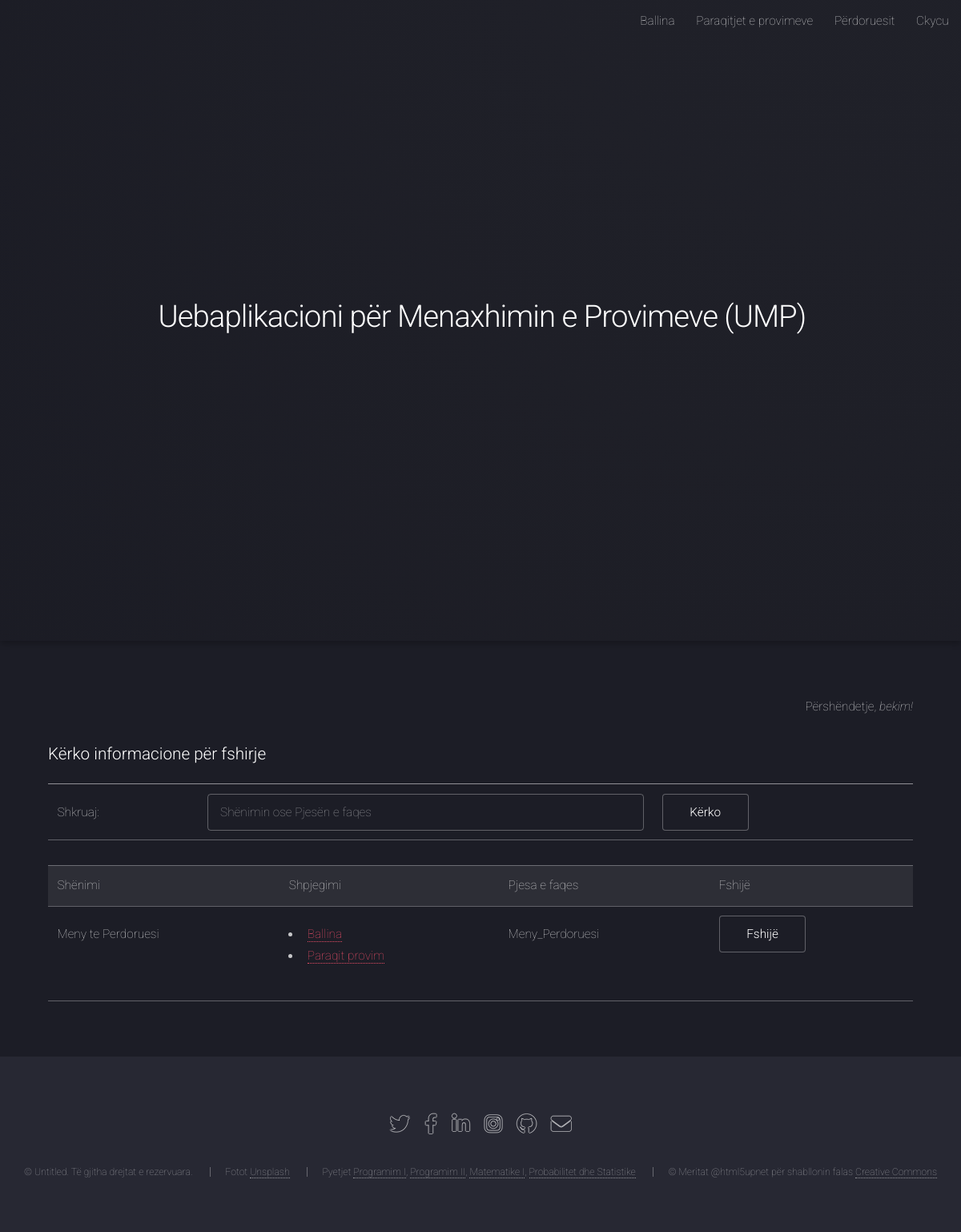
The app's page /ModuliAdministratorit/fshije_informacione_forma.php?term=Meny te Perdoruesi (signed in) with its own data.
### tables this page shows
CREATE TABLE `ump_informacionet` (
  `ID_Info` int(11) NOT NULL,
  `Shenimi` varchar(100) NOT NULL,
  `Shpjegimi` varchar(10000) NOT NULL,
  `Pjesa_Faqes` varchar(50) NOT NULL
);

CREATE TABLE `ump_perdoruesit` (
  `ID_Perdoruesi` int(11) NOT NULL,
  `Emri_Perdoruesi` varchar(30) NOT NULL,
  `Fjalekalimi_Perdoruesi` varchar(30) NOT NULL,
  `Adresa_Perdoruesi` varchar(50) NOT NULL,
  `Email_Perdoruesi` varchar(50) NOT NULL
);

### ModuliAdministratorit/kontrollo.php (called while the page is built, shortened)
<?php
include('konfiguro.php');
$kontrollo_perdorues=$_SESSION['Emri_Perdoruesi'];
$starto_deklarate = mysqli_query($lidhu,"SELECT Emri_Perdoruesi FROM ump_perdoruesit WHERE Emri_Perdoruesi='$kontrollo_perdorues' ");
$rreshti=mysqli_fetch_array($starto_deklarate,MYSQLI_ASSOC);
$kycu_perdorues=$rreshti['Emri_Perdoruesi'];
?>

### ModuliAdministratorit/fshije_informacione_forma.php (the view, shortened to what this page needs)
<?php
	include("kontrollo.php");
?>
<?php
include_once("konfiguro.php");
?>
<!DOCTYPE HTML>
<html>
	<head>
		<link rel="stylesheet" href="assets/css/main.css" />
	</head>
	<body class="is-preload landing">
		<div id="page-wrapper">
				<header id="header">
					<?php include_once("meny.php"); ?>
			</header>
		<?php include_once("fillimi_faqes.php"); ?>
		<div id="main" class="wrapper style1">
			<div class="container">
						<section>
							<p style="text-align:right;">Përshëndetje, <em><?php  echo $kycu_perdorues;?>!</em></p>
						</section>
						<section>
								<form method="post" action="">
								<table>
									<tr>
									<h3>Kërko informacione për fshirje</h3>
									</tr>
									<tr>
										<td>
											Shkruaj:
										</td>
										<td>
											<input type="text" name="term" placeholder="Shënimin ose Pjesën e faqes"/>
										</td>
										<td> <input type="submit" value="Kërko" /></td>
									</tr>
								</table>
								</form>
						</section>
						<section>
								<div class="table-wrapper">
								<table border="0">
									<div class="table-wrapper">
										<tr bgcolor='#CCCCCC'>
											<td>Shënimi</td>
											<td>Shpjegimi</td>
											<td>Pjesa e faqes</td>
											<td>Fshijë</td>
										</tr>
												<?php
												if (!empty($_REQUEST['term'])) {
												$term = mysqli_real_escape_string
												($lidhu,$_REQUEST['term']);
												$deklarate = mysqli_query($lidhu,
												"SELECT * FROM ump_informacionet
												WHERE Shenimi LIKE '%".$term."%'
												OR  Pjesa_Faqes LIKE '%".$term."%'");
												while($rreshti = mysqli_fetch_array($deklarate)) {
														echo "<tr>";
														echo "<td>".$rreshti['Shenimi']."</td>";
														echo "<td>".$rreshti['Shpjegimi']."</td>";
														echo "<td>".$rreshti['Pjesa_Faqes']."</td>";
														echo "<td><a href=\"fshije_informacione.php?ID_Info=$rreshti[ID_Info]\" onClick=\"return confirm('A jeni te sigurt se deshironi te fshini informacionin?')\"
														class='button' class='button primary'>Fshijë</a></td></tr>";
													}
												}
												?>
									</div>
								</table>
							</div>
						</section>
			</div>
		</div>
	</div>
				<?php include_once("fundi_faqes.php"); ?>
	</body>
</html>

### ModuliAdministratorit/meny.php (shortened to what this page needs)
<?php
	$rezultati = mysqli_query($lidhu, "SELECT * FROM ump_informacionet WHERE Pjesa_Faqes='Meny_Administratori'");
	while ($rreshti = mysqli_fetch_assoc($rezultati)) {
	  extract($rreshti);
		 echo $Shpjegimi;
		}
?>

### ModuliAdministratorit/fillimi_faqes.php (shortened to what this page needs)
		<?php
				$rezultati = mysqli_query($lidhu, "SELECT * FROM ump_informacionet WHERE Pjesa_Faqes='Fillimi'");
				while ($rreshti = mysqli_fetch_assoc($rezultati)) {
				  extract($rreshti);
		?>
	<section id="banner">
			<div class="content">
				<header>
					<h2><?php echo $Shenimi ?></h2>
				</header>
			</div>
	</section>
<?php } ?>

### ModuliAdministratorit/fundi_faqes.php (shortened to what this page needs)
<footer id="footer">
		<ul class="icons">
					<?php
								$rezultati = mysqli_query($lidhu, "SELECT * FROM ump_informacionet WHERE Pjesa_Faqes='Fundi_RrjetetSociale'");
								while ($rreshti = mysqli_fetch_assoc($rezultati)) {
								  extract($rreshti);
					?>
					<?php echo $Shpjegimi; ?>
					<?php } ?>
		</ul>
		<ul class="copyright">
						<?php
						$rezultati = mysqli_query($lidhu, "SELECT * FROM ump_informacionet WHERE Pjesa_Faqes='Fundi_EdrejtaAutoriale'");
						while ($rreshti = mysqli_fetch_assoc($rezultati)) {
						  extract($rreshti);
						?>
			<?php echo $Shpjegimi; ?>
					<?php } ?>
		</ul>
</footer>

### records on screen
ump_informacionet: Shpjegimi "Ballina Paraqitjet e provimeve Përdoruesit Ckycu"
ump_informacionet: Shenimi "Uebaplikacioni për Menaxhimin e Provimeve (UMP)"
ump_perdoruesit: Emri_Perdoruesi "bekim"
ump_informacionet: Shenimi "Meny te Perdoruesi", Shpjegimi "Ballina Paraqit provim", Pjesa_Faqes "Meny_Perdoruesi"
ump_informacionet: Shpjegimi "© Untitled. Të gjitha drejtat e rezervuara. Fotot Unsplash Pyetjet Programim I , Programim II , Matematike I , Probabilitet dhe Statistike © Meritat @html5upnet për shabllonin falas Creative Commons"
